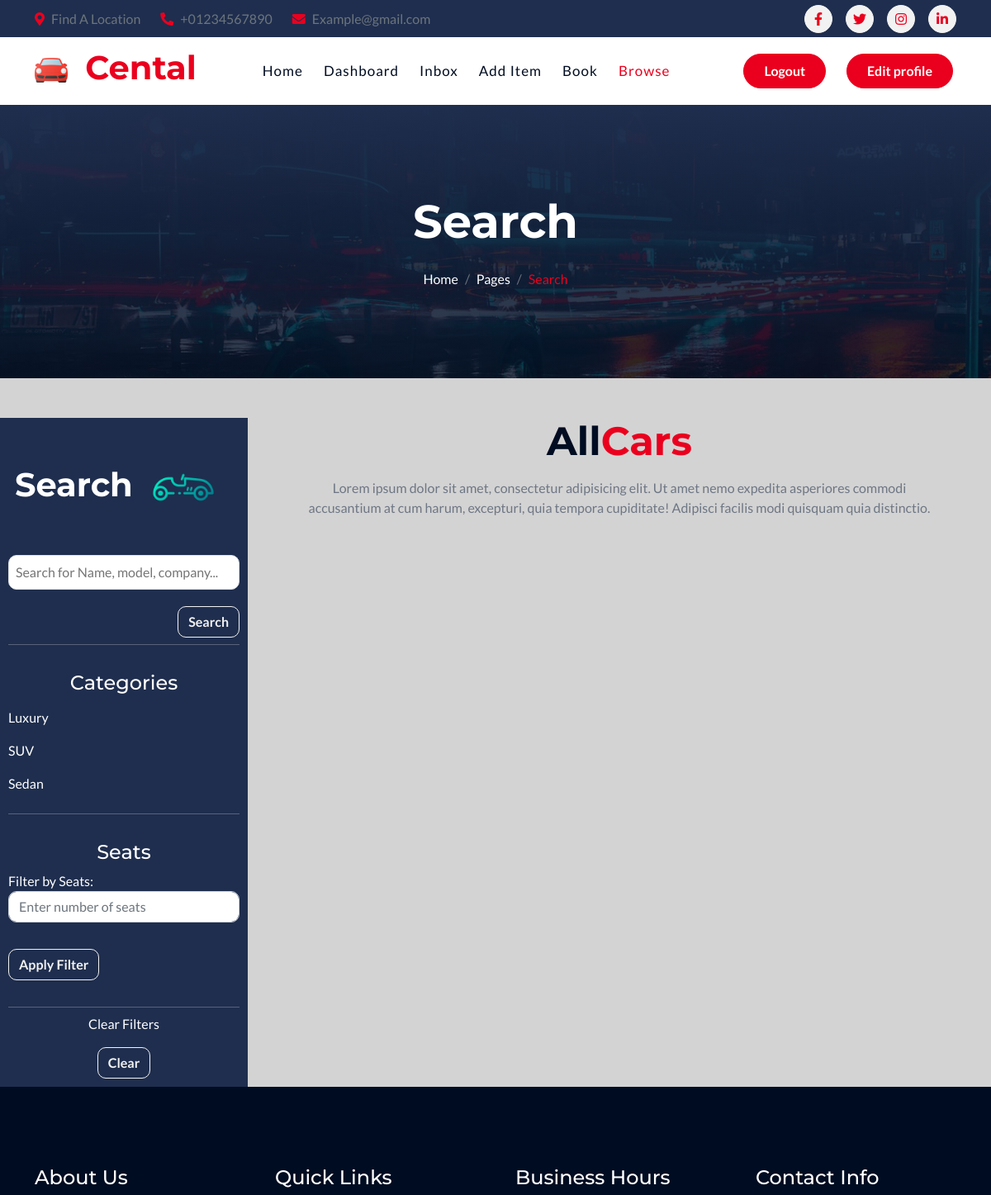
The page /items/?query=&category=16 (signed in, upper part) on the database as committed earlier.
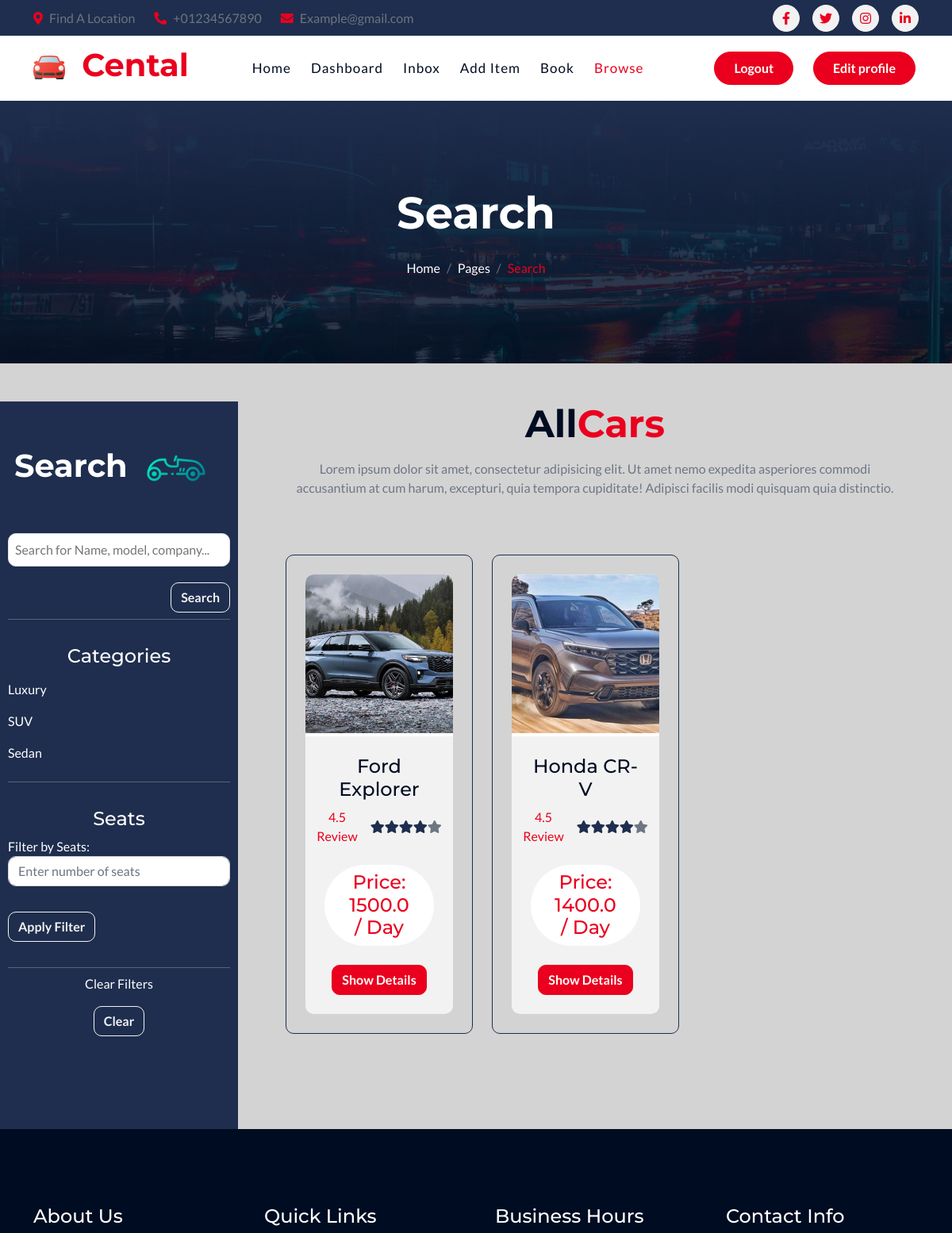
The same page on the database as committed later.
### item/models.py (models this page shows, shortened)
class Category(models.Model):
    name = models.CharField(max_length=255)
    class Meta:
        ordering = ('name',)
        verbose_name_plural = 'Categories'

class Item(models.Model):
    category = models.ForeignKey(Category, related_name='items', on_delete=models.CASCADE)
    name = models.CharField(max_length=255)
    company = models.CharField(max_length=255, blank=True, null=True)
    model = models.CharField(max_length=255, blank=True, null=True)
    seats = models.IntegerField(blank=True, null=True)
    fuel_type = models.CharField(max_length=255, blank=True, null=True)
    gear_type = models.CharField(max_length=255, blank=True, null=True)
    description = models.TextField(blank=True, null=True)
    price = models.FloatField()
    image = models.ImageField(upload_to='item_images', blank=True, null=True)
    is_sold = models.BooleanField(default=False)
    created_by = models.ForeignKey(User, related_name='items', on_delete=models.CASCADE)
    created_at = models.DateTimeField(auto_now_add=True)

### item/views.py (the view)
# urls.py: path('', views.items, name='items'),
@login_required
def items(request):
    query = request.GET.get('query', '')  # Search query
    category_id = request.GET.get('category', 0)  # Category filter
    seats = request.GET.get('seats', '')  # Seat filter (as a string)
    items = Item.objects.exclude(created_by=request.user)  # Only get available items
    categories = Category.objects.all()  # All categories
    if category_id :
        items = items.filter(category_id=category_id)
    if query:
        items = items.filter(
            Q(name__icontains=query) |
            Q(company__icontains=query) |
            Q(model__icontains=query)
        )
    if seats.isdigit():
        items = items.filter(seats=int(seats))  # Correct field is `seats`
    return render(request, 'item/items.html', {
        'items': items,
        'query': query,
        'categories': categories,
        'category_id': int(category_id),
        'seats': seats,  # Pass the seats back to the template
    })

### item/templates/item/items.html (shortened to what this page needs)
{% extends "core/base.html" %}
{% block browse %}active{% endblock browse %}
{% load static %}
{% block content %}
<div class="container-fluid bg-breadcrumb">
    <div class="container text-center py-5" style="max-width: 900px;">
        <h4 class="text-white display-4 mb-4 wow fadeInDown" data-wow-delay="0.1s">Search</h4>
        <ol class="breadcrumb d-flex justify-content-center mb-0 wow fadeInDown" data-wow-delay="0.3s">
            <li class="breadcrumb-item"><a href="{% url 'core:log' %}">Home</a></li>
            <li class="breadcrumb-item"><a href="#">Pages</a></li>
            <li class="breadcrumb-item active text-primary">Search</li>
        </ol>
    </div>
</div>
<br><br>
<div class="container-fluid">
    <div class="row">
<br>
<div class="col-md-3 bg-secondary text-white" style="padding: 10px;">
    <br>
    <h3 class="display-6 text-center" style="color: white;">
        Search
        <img src="{% static 'img/vintage-car.png' %}" alt="Car Icon" style="width: 100px; height: auto; margin-right: 10px;">
    </h3>
    <br>
    <form method="get" action="{% url 'item:items' %}">
        <input name="query" class="w-100 py-2 px-2 border rounded" type="text" value="{{ query }}" placeholder="Search for Name, model, company...">
        <div style="margin-top: 20px;" class="d-flex justify-content-end">
            <button class="btn btn-outline-light btn-md">Search</button>
        </div>
    </form>
    <hr class="my-2">
    <br>
    <h4 class="text-center" style="color: white;">Categories</h4>
    <ul class="list-unstyled">
        {% for category in categories %}
            <li class="py-2{% if category.id == category_id %} bg-gray-200{% endif %}">
                <a href="{% url 'item:items' %}?query={{ query }}&category={{ category.id }}" class="text-white">
                    {{ category.name }}
                </a>
            </li>
        {% endfor %}
    </ul>
    <hr class="my-2">
    <br>
    <h4 class="text-center" style="color: white;">Seats</h4>
    <div class="seat-filter">
        <form method="get" action="{% url 'item:items' %}">
            <label for="seats" style="color: white;">Filter by Seats:</label>
            <input type="number" id="seats" name="seats" value="{{ seats }}" placeholder="Enter number of seats" class="form-control">
            <br>
            <button type="submit" class="btn btn-outline-light mt-2">Apply Filter</button>
        </form>
    </div>
    <br>
    <hr class="my-2">
    <center>
        <p class="font-semibold">Clear Filters</p>
        <a href="{% url 'item:items' %}" class="btn btn-outline-light btn-md">Clear</a>
    </center>
</div>
        <div class="col-md-9">
            <div class="container-fluid categories pb-5">
                <div class="container pb-5">
                    <div class="text-center mx-auto pb-5 wow fadeInUp" data-wow-delay="0.1s" style="max-width: 800px;">
                        <h1 class="display-5 text-capitalize mb-3">All<span class="text-primary">Cars</span></h1>
                        <p class="mb-0">Lorem ipsum dolor sit amet, consectetur adipisicing elit. Ut amet nemo expedita asperiores commodi accusantium at cum harum, excepturi, quia tempora cupiditate! Adipisci facilis modi quisquam quia distinctio.</p>
                    </div>
                    <br>
                    <div class="row wow fadeInUp" data-wow-delay="0.1s">
                        {% if items.count == 1 %}
                        <div class="col-md-4">
                            <div class="categories-item p-4">
                                <div class="categories-item-inner">
                                    <a href="{% url 'item:detail' items.first.id %}">
                                        <div class="categories-img rounded-top" style="height: 200px; overflow: hidden;">
                                            <img src="{{ items.first.image.url }}" class="img-fluid w-100" style="height: 100%; object-fit: cover;" alt="">
                                        </div>
                                        <div class="categories-content rounded-bottom p-4">
                                            <h4>{{ items.first.name }}</h4>
                                            <div class="categories-review mb-4">
                                                <div class="me-3">4.5 Review</div>
                                                <div class="d-flex justify-content-center text-secondary">
                                                    <i class="fas fa-star"></i>
                                                    <i class="fas fa-star"></i>
                                                    <i class="fas fa-star"></i>
                                                    <i class="fas fa-star"></i>
                                                    <i class="fas fa-star text-body"></i>
                                                </div>
                                            </div>
                                            <div class="mb-4">
                                                <h4 class="bg-white text-primary rounded-pill py-2 px-4 mb-0">Price: {{ items.first.price }} / Day</h4>
                                            </div>
                                            <a href="{% url 'item:detail' items.first.id %}" class="btn btn-primary" target="_blank">Show Details</a>
                                        </div>
                                    </a>
                                </div>
                            </div>
                        </div>
                        {% else %}
                        <div class="row">
                            {% for item in items %}
                            <div class="col-md-4 mb-4">
                                <div class="categories-item p-4">
                                    <div class="categories-item-inner">
                                        <a href="{% url 'item:detail' item.id %}">
                                            <div class="categories-img rounded-top" style="height: 200px; overflow: hidden;">
                                                <img src="{{ item.image.url }}" class="img-fluid w-100" style="height: 100%; object-fit: cover;" alt="">
                                            </div>
                                            <div class="categories-content rounded-bottom p-4">
                                                <h4>{{ item.name }}</h4>
                                                <div class="categories-review mb-4">
                                                    <div class="me-3">4.5 Review</div>
                                                    <div class="d-flex justify-content-center text-secondary">
                                                        <i class="fas fa-star"></i>
                                                        <i class="fas fa-star"></i>
                                                        <i class="fas fa-star"></i>
                                                        <i class="fas fa-star"></i>
                                                        <i class="fas fa-star text-body"></i>
                                                    </div>
                                                </div>
                                                <div class="mb-4">
                                                    <h4 class="bg-white text-primary rounded-pill py-2 px-4 mb-0">Price: {{ item.price }} / Day</h4>
                                                </div>
                                                <a href="{% url 'item:detail' item.id %}" class="btn btn-primary" >Show Details</a>
                                            </div>
                                        </a>
                                    </div>
                                </div>
                            </div>
                            {% endfor %}
                        </div>
                        {% endif %}
                    </div>
                </div>
            </div>
        </div>
    </div>
</div>
{% endblock content %}

### core/templates/core/base.html (shortened to what this page needs)
{% load static %}
<!DOCTYPE html>
<html lang="en">
    <head>
        <link rel="stylesheet" href="https://use.fontawesome.com/releases/v5.15.4/css/all.css"/>
        <link href="https://cdn.jsdelivr.net/npm/bootstrap-icons@1.4.1/font/bootstrap-icons.css" rel="stylesheet">
        <link href="{% static 'lib/animate/animate.min.css' %}" rel="stylesheet">
        <link href="{% static 'lib/owlcarousel/assets/owl.carousel.min.css' %}" rel="stylesheet">
        <link href="{% static 'css/bootstrap.min.css' %}" rel="stylesheet">
        <link href="{% static 'css/style.css' %}" rel="stylesheet">
    </head>
    <body>
      <div class="container-fluid topbar bg-secondary d-none d-xl-block w-100">
        <div class="container">
            <div class="row gx-0 align-items-center" style="height: 45px;">
                <div class="col-lg-6 text-center text-lg-start mb-lg-0">
                    <div class="d-flex flex-wrap">
                        <a href="#" class="text-muted me-4"><i class="fas fa-map-marker-alt text-primary me-2"></i>Find A Location</a>
                        <a href="tel:+01234567890" class="text-muted me-4"><i class="fas fa-phone-alt text-primary me-2"></i>+01234567890</a>
                        <a href="mailto:example@gmail.com" class="text-muted me-0"><i class="fas fa-envelope text-primary me-2"></i>Example@gmail.com</a>
                    </div>
                </div>
                <div class="col-lg-6 text-center text-lg-end">
                    <div class="d-flex align-items-center justify-content-end">
                        <a href="#" class="btn btn-light btn-sm-square rounded-circle me-3"><i class="fab fa-facebook-f"></i></a>
                        <a href="#" class="btn btn-light btn-sm-square rounded-circle me-3"><i class="fab fa-twitter"></i></a>
                        <a href="#" class="btn btn-light btn-sm-square rounded-circle me-3"><i class="fab fa-instagram"></i></a>
                        <a href="#" class="btn btn-light btn-sm-square rounded-circle me-0"><i class="fab fa-linkedin-in"></i></a>
                    </div>
                </div>
            </div>
        </div>
    </div>
    <div class="container-fluid nav-bar sticky-top px-0 px-lg-4 py-2 py-lg-0">
        <div class="container">
            <nav class="navbar navbar-expand-lg navbar-light ">
                <a href="" class="navbar-brand p-0">
                    <h1 class="display-6 text-primary">
                        <img src="{% static 'img/transport.png' %}" alt="Car Icon" style="width: 40px; height: auto; margin-right: 10px;">
                        Cental
                    </h1>
                </a>
                <div class="collapse navbar-collapse" id="navbarCollapse">
                    <div class="navbar-nav mx-auto py-0">
                        {% if request.user.is_authenticated %}
                        <a href="{% url 'core:log' %}" class="nav-item nav-link {% block home2 %}{% endblock home2 %}">Home</a>
                            <a href="{% url 'dashboard:index' %}" class="nav-item nav-link {% block dashboard %}{% endblock dashboard %}">Dashboard</a>
                            <a href="{% url 'conversation:inbox' %}" class="nav-item nav-link {% block inbox %}{% endblock inbox %}">Inbox</a>
                            <a href="{% url 'item:new' %}" class="nav-item nav-link {% block item %}{% endblock item %}">Add Item</a>
                            <a href="{% url 'booking:rented_items' %}" class="nav-item nav-link {% block book %}{% endblock book %}">Book</a>
                            <a href="{% url 'item:items' %}" class="nav-item nav-link {% block  browse %}{% endblock browse %}">Browse</a>
                        </div>
                        <div class="nav-item  me-1">
                        <a href="{% url 'core:logout' %}" class="btn btn-primary rounded-pill py-2 px-4">Logout</a>
                        <a href="{% url 'core:profile' %}" class="btn btn-primary rounded-pill py-2 px-4">Edit profile</a>
                    </div>
                        {% endif %}
            </nav>
        </div>
    </div>
        <body style="background-color:LightGray;">
            {% block content %}{% endblock content %}
        </body>
   <div class="container-fluid footer py-5 wow fadeIn" data-wow-delay="0.2s">
    <div class="container py-5">
        <div class="row g-5">
            <div class="col-md-6 col-lg-6 col-xl-3">
                <div class="footer-item d-flex flex-column">
                    <div class="footer-item">
                        <h4 class="text-white mb-4">About Us</h4>
                    </div>
                </div>
            </div>
            <div class="col-md-6 col-lg-6 col-xl-3">
                <div class="footer-item d-flex flex-column">
                    <h4 class="text-white mb-4">Quick Links</h4>
                </div>
            </div>
            <div class="col-md-6 col-lg-6 col-xl-3">
                <div class="footer-item d-flex flex-column">
                    <h4 class="text-white mb-4">Business Hours</h4>
                </div>
            </div>
            <div class="col-md-6 col-lg-6 col-xl-3">
                <div class="footer-item d-flex flex-column">
                    <h4 class="text-white mb-4">Contact Info</h4>
                </div>
            </div>
        </div>
    </div>
</div>
</body>
</html>

Rows that differ between the two databases and show on the page:
added Item: image (picture), name "Ford Explorer", price "1500.0"
added Item: image (picture), name "Honda CR-V", price "1400.0"
